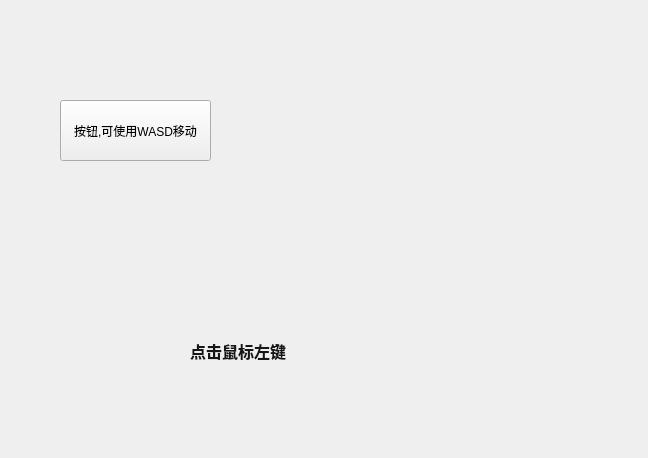
<?xml version="1.0" encoding="UTF-8"?>
<ui version="4.0">
 <class>Widget</class>
 <widget class="QWidget" name="Widget">
  <property name="geometry">
   <rect>
    <x>0</x>
    <y>0</y>
    <width>648</width>
    <height>458</height>
   </rect>
  </property>
  <property name="windowTitle">
   <string>Widget</string>
  </property>
  <widget class="QPushButton" name="pushButton">
   <property name="geometry">
    <rect>
     <x>60</x>
     <y>100</y>
     <width>151</width>
     <height>61</height>
    </rect>
   </property>
   <property name="text">
    <string>按钮,可使用WASD移动</string>
   </property>
  </widget>
  <widget class="QLabel" name="label">
   <property name="geometry">
    <rect>
     <x>190</x>
     <y>330</y>
     <width>121</width>
     <height>41</height>
    </rect>
   </property>
   <property name="font">
    <font>
     <pointsize>12</pointsize>
     <bold>true</bold>
    </font>
   </property>
   <property name="styleSheet">
    <string notr="true">color: rgb(22, 22, 22);</string>
   </property>
   <property name="text">
    <string>点击鼠标左键</string>
   </property>
  </widget>
 </widget>
 <resources/>
 <connections/>
</ui>
